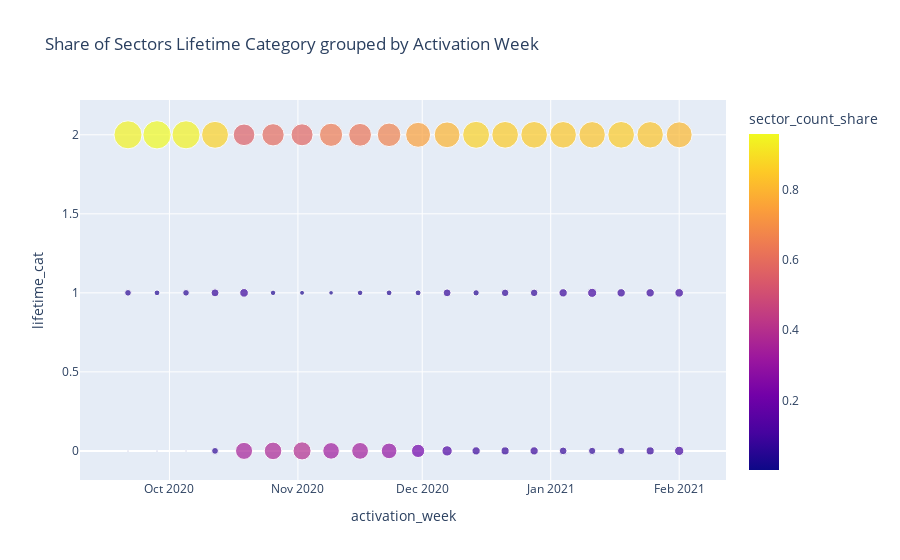

Notebook code for this chart:
### Code cell
categories = pd.cut(fig_df.sector_lifetime_days, bins=3, labels=False)
z_df = fig_df.assign(lifetime_cat=categories)
z_df = z_df.groupby(['lifetime_cat', 'activation_week']).sector_count.sum().reset_index()
z_df = z_df.set_index('lifetime_cat').groupby(['activation_week']).apply(lambda x: x.sector_count / x.sector_count.sum()).unstack().reset_index().rename(columns={0: 'sector_count_share'})
fig = px.scatter(z_df,
           x='activation_week',
           y='lifetime_cat',
           size='sector_count_share',
           color='sector_count_share',
           title='Share of Sectors Lifetime Category grouped by Activation Week')
fig.show()
